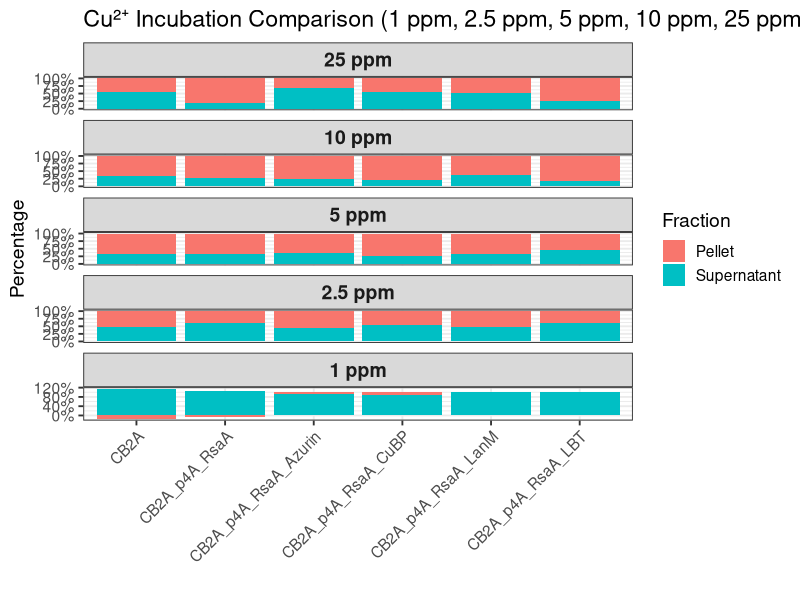
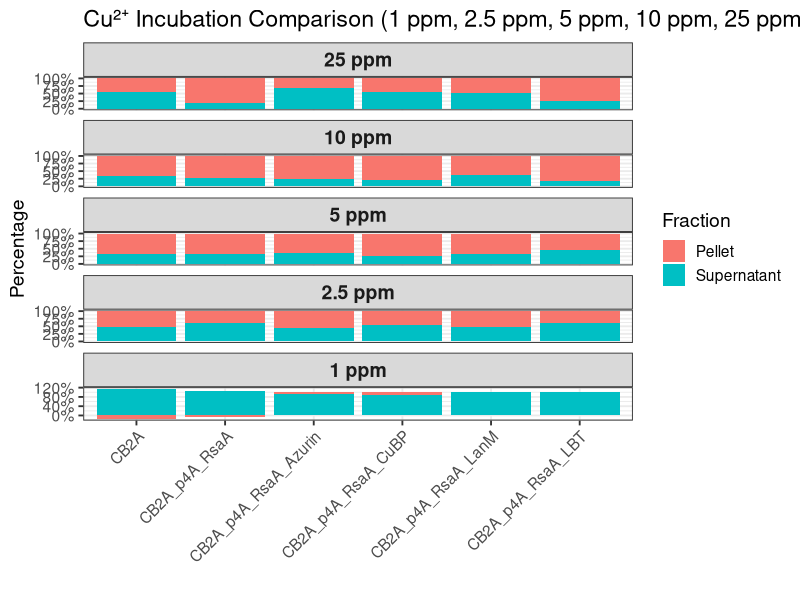

Write the R code that produced these figures, in order.
library(dplyr)
library(tidyr)
library(ggplot2)

# ------------------------------
# 25 ppm dataset
# ------------------------------
df_25 <- data.frame(
  Strain = c(
    "CB2A",
    "CB2A_p4A_RsaA",
    "CB2A_p4A_RsaA_LanM",
    "CB2A_p4A_RsaA_LBT",
    "CB2A_p4A_RsaA_CuBP",
    "CB2A_p4A_RsaA_Azurin"
  ),
  Supernatant = c(1.665, 0.715, 1.531, 0.795, 1.818, 2.620),
  Pellet      = c(1.376, 3.005, 1.461, 2.175, 1.439, 1.286),
  Condition   = "25 ppm"
)

# ------------------------------
# 10 ppm dataset
# ------------------------------
df_10 <- data.frame(
  Strain = c(
    "CB2A",
    "CB2A_p4A_RsaA",
    "CB2A_p4A_RsaA_LanM",
    "CB2A_p4A_RsaA_LBT",
    "CB2A_p4A_RsaA_CuBP",
    "CB2A_p4A_RsaA_Azurin"
  ),
  Supernatant = c(0.790, 0.635, 0.940, 0.411, 0.432, 0.511),
  Pellet      = c(1.498, 1.589, 1.692, 1.786, 1.561, 1.680),
  Condition   = "10 ppm"
)

# ------------------------------
# 5 ppm dataset
# ------------------------------
df_5 <- data.frame(
  Strain = c(
    "CB2A",
    "CB2A_p4A_RsaA",
    "CB2A_p4A_RsaA_LanM",
    "CB2A_p4A_RsaA_LBT",
    "CB2A_p4A_RsaA_CuBP",
    "CB2A_p4A_RsaA_Azurin"
  ),
  Supernatant = c(0.671, 0.665, 0.660, 1.092, 0.460, 0.795),
  Pellet      = c(1.369, 1.384, 1.358, 1.347, 1.272, 1.323),
  Condition   = "5 ppm"
)

# ------------------------------
# 2.5 ppm dataset
# ------------------------------
df_2.5 <- data.frame(
  Strain = c(
    "CB2A",
    "CB2A_p4A_RsaA",
    "CB2A_p4A_RsaA_LanM",
    "CB2A_p4A_RsaA_LBT",
    "CB2A_p4A_RsaA_CuBP",
    "CB2A_p4A_RsaA_Azurin"
  ),
  Supernatant = c(1.007, 2.174, 0.941, 1.634, 1.275, 0.832),
  Pellet      = c(1.097, 1.450, 1.059, 0.985, 1.052, 1.011),
  Condition   = "2.5 ppm"
)

# ------------------------------
# 1 ppm dataset
# ------------------------------
df_1 <- data.frame(
  Strain = c(
    "CB2A",
    "CB2A_p4A_RsaA",
    "CB2A_p4A_RsaA_LanM",
    "CB2A_p4A_RsaA_LBT",
    "CB2A_p4A_RsaA_CuBP",
    "CB2A_p4A_RsaA_Azurin"
  ),
  Supernatant = c(0.95, 1.262, 0.924, 0.955, 0.994, 1.040),
  Pellet      = c(-0.127, -0.083, 0.006, 0.000, 0.115, 0.081),
  Condition   = "1 ppm"
)

# ------------------------------
# Combine datasets
# ------------------------------
df_all <- bind_rows(df_25, df_10, df_5, df_2.5, df_1)

# ------------------------------
# Convert to long format + normalize
# ------------------------------
df_long <- df_all %>%
  pivot_longer(
    cols = c(Supernatant, Pellet),
    names_to = "Fraction",
    values_to = "Value"
  ) %>%
  group_by(Strain, Condition) %>%
  mutate(Percent = Value / sum(Value))

# ------------------------------
# Reorder facets so 25 ppm is on top
# ------------------------------
df_long$Condition <- factor(df_long$Condition, levels = c("25 ppm", "10 ppm", "5 ppm", "2.5 ppm", "1 ppm"))

# ------------------------------
# Plot
# ------------------------------
p <- ggplot(df_long, aes(x = Strain, y = Percent, fill = Fraction)) +
  geom_bar(stat = "identity") +
  scale_y_continuous(labels = scales::percent_format(accuracy = 1)) +
  facet_wrap(~ Condition, ncol = 1, scales = "free_y") +
  labs(
    title = "Cu²⁺ Incubation Comparison (1 ppm, 2.5 ppm, 5 ppm, 10 ppm, 25 ppm)",
    x = "",
    y = "Percentage"
  ) +
  theme_bw(base_size = 14) +
  theme(
    axis.text.x = element_text(angle = 45, hjust = 1),
    strip.text = element_text(size = 14, face = "bold")
  )

print (p)

# ------------------------------
# Export PNG at 300 dpi
# ------------------------------

ggsave("Cu_1_25ppm_Norm_faceted.png", p, width = 10, height = 8, dpi = 300)
